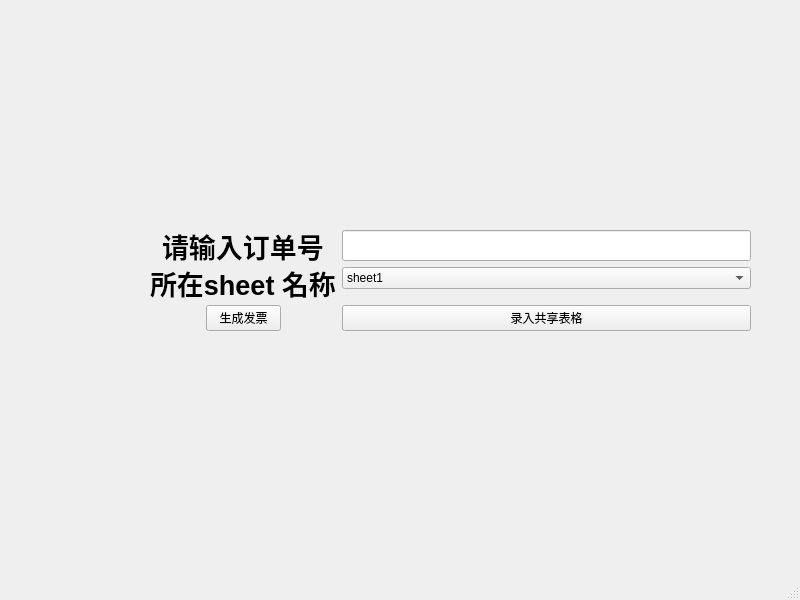
<?xml version="1.0" encoding="UTF-8"?>
<ui version="4.0">
 <class>MainWindow</class>
 <widget class="QMainWindow" name="MainWindow">
  <property name="geometry">
   <rect>
    <x>0</x>
    <y>0</y>
    <width>800</width>
    <height>600</height>
   </rect>
  </property>
  <property name="windowTitle">
   <string>MainWindow</string>
  </property>
  <widget class="QWidget" name="centralwidget">
   <widget class="QWidget" name="formLayoutWidget">
    <property name="geometry">
     <rect>
      <x>150</x>
      <y>230</y>
      <width>601</width>
      <height>101</height>
     </rect>
    </property>
    <layout class="QFormLayout" name="formLayout">
     <property name="labelAlignment">
      <set>Qt::AlignCenter</set>
     </property>
     <property name="formAlignment">
      <set>Qt::AlignBottom|Qt::AlignLeading|Qt::AlignLeft</set>
     </property>
     <item row="0" column="0">
      <widget class="QLabel" name="label">
       <property name="font">
        <font>
         <pointsize>20</pointsize>
         <weight>75</weight>
         <bold>true</bold>
        </font>
       </property>
       <property name="text">
        <string>请输入订单号</string>
       </property>
      </widget>
     </item>
     <item row="1" column="0">
      <widget class="QLabel" name="label_2">
       <property name="font">
        <font>
         <pointsize>20</pointsize>
         <weight>75</weight>
         <bold>true</bold>
        </font>
       </property>
       <property name="text">
        <string>所在sheet 名称</string>
       </property>
      </widget>
     </item>
     <item row="1" column="1">
      <widget class="QComboBox" name="comboBox">
       <item>
        <property name="text">
         <string>sheet1</string>
        </property>
       </item>
       <item>
        <property name="text">
         <string>8月</string>
        </property>
       </item>
       <item>
        <property name="text">
         <string>9月</string>
        </property>
       </item>
       <item>
        <property name="text">
         <string>10月</string>
        </property>
       </item>
       <item>
        <property name="text">
         <string>11月</string>
        </property>
       </item>
       <item>
        <property name="text">
         <string>12月</string>
        </property>
       </item>
      </widget>
     </item>
     <item row="0" column="1">
      <widget class="QLineEdit" name="lineEdit">
       <property name="font">
        <font>
         <pointsize>15</pointsize>
        </font>
       </property>
      </widget>
     </item>
     <item row="2" column="0">
      <widget class="QPushButton" name="pushButton">
       <property name="enabled">
        <bool>true</bool>
       </property>
       <property name="sizePolicy">
        <sizepolicy hsizetype="Minimum" vsizetype="Fixed">
         <horstretch>0</horstretch>
         <verstretch>0</verstretch>
        </sizepolicy>
       </property>
       <property name="maximumSize">
        <size>
         <width>75</width>
         <height>16777215</height>
        </size>
       </property>
       <property name="text">
        <string>生成发票</string>
       </property>
      </widget>
     </item>
     <item row="2" column="1">
      <widget class="QPushButton" name="pushButton_2">
       <property name="text">
        <string>录入共享表格</string>
       </property>
      </widget>
     </item>
    </layout>
   </widget>
  </widget>
  <widget class="QMenuBar" name="menubar">
   <property name="geometry">
    <rect>
     <x>0</x>
     <y>0</y>
     <width>800</width>
     <height>23</height>
    </rect>
   </property>
  </widget>
  <widget class="QStatusBar" name="statusbar"/>
 </widget>
 <resources/>
 <connections/>
</ui>
